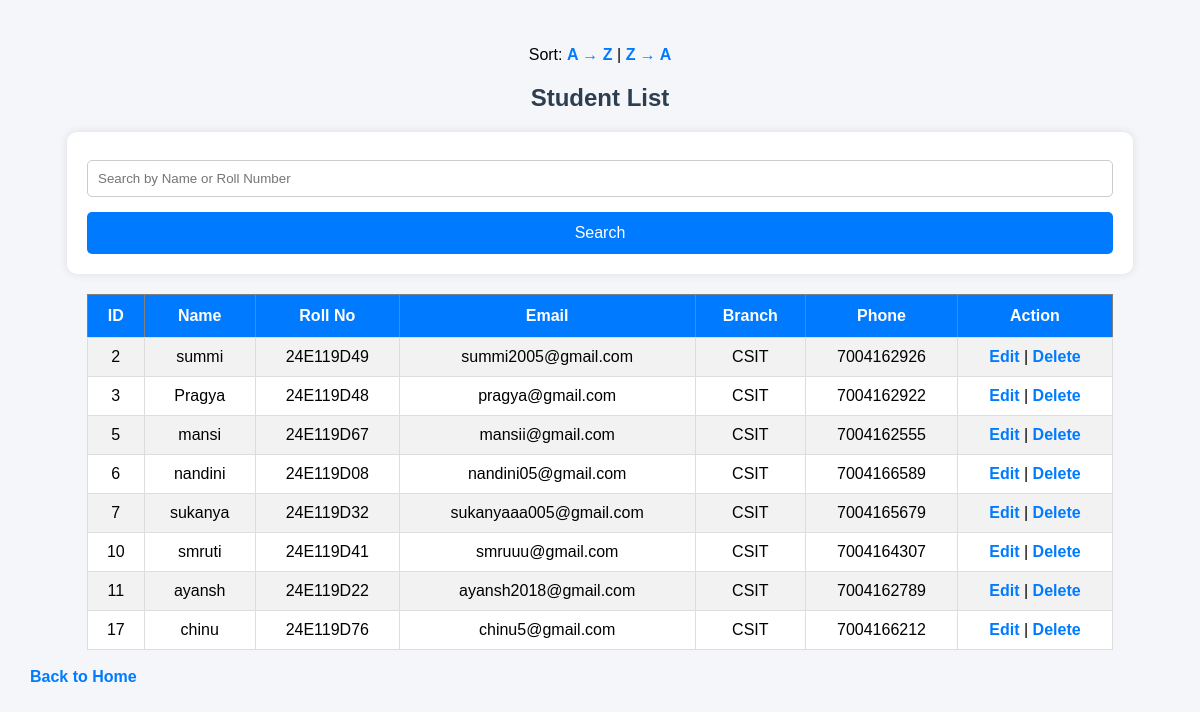
The app's page /view_students.php with its own data.
### tables this page shows
CREATE TABLE `students` (
  `id` int(11) NOT NULL,
  `name` varchar(100) NOT NULL,
  `roll_no` varchar(20) NOT NULL,
  `email` varchar(100) NOT NULL,
  `branch` varchar(50) NOT NULL,
  `phone` varchar(15) NOT NULL,
  `created_at` timestamp NOT NULL DEFAULT current_timestamp()
);

### view_students.php (the view, shortened to what this page needs)
<?php
include 'db_connect.php';
$sort = "";
if (isset($_GET['search']) && $_GET['search'] != "") {
    $search = $_GET['search'];
    $sql = "SELECT * FROM students
            WHERE name LIKE '%$search%'
            OR roll_no LIKE '%$search%'"
            . $sort;
} else {
    $sql = "SELECT * FROM students" . $sort;
}
$result = mysqli_query($conn, $sql);
?>
<!DOCTYPE html>
<html>
<head>
    <link rel="stylesheet" href="style.css">
</head>
<body>
<p style="text-align:center;">
    Sort:
    <a href="view_students.php?sort=asc">A → Z</a> |
    <a href="view_students.php?sort=desc">Z → A</a>
</p>
<h2>Student List</h2>
<form method="GET" style="width:90%; margin:20px auto;">
    <input type="text" name="search" placeholder="Search by Name or Roll Number"
           value="<?php if(isset($_GET['search'])) echo $_GET['search']; ?>">
    <input type="submit" value="Search">
</form>
<table border="1" cellpadding="10">
    <tr>
        <th>ID</th>
        <th>Name</th>
        <th>Roll No</th>
        <th>Email</th>
        <th>Branch</th>
        <th>Phone</th>
        <th>Action</th>
    </tr>
<?php
while($row = mysqli_fetch_assoc($result)) {
    echo "<tr>";
    echo "<td>".$row['id']."</td>";
    echo "<td>".$row['name']."</td>";
    echo "<td>".$row['roll_no']."</td>";
    echo "<td>".$row['email']."</td>";
    echo "<td>".$row['branch']."</td>";
    echo "<td>".$row['phone']."</td>";
    echo "<td>
    <a href='edit_student.php?id=".$row['id']."'>Edit</a> |
    <a href='delete_student.php?id=".$row['id']."'>Delete</a>
    </td>";
    echo "</tr>";
}
?>
</table>
<br>
<a href="index.php">Back to Home</a>
</body>
</html>

### style.css (style rules this page uses)
body { font-family: Arial, sans-serif; background:#f4f6f9; margin:0; padding:30px; }
h1,h2 { text-align:center; color:#2c3e50; }
form { width:400px; margin:20px auto; background:white; padding:20px; border-radius:10px; box-shadow:0 0 10px rgba(0,0,0,0.1); }
input[type=text], input[type=email] { width:100%; padding:10px; margin:8px 0 15px; border:1px solid #ccc; border-radius:5px; box-sizing:border-box; }
input[type=submit] { width:100%; background:#007BFF; color:white; padding:12px; border:none; border-radius:5px; cursor:pointer; font-size:16px; }
table { width:90%; margin:auto; border-collapse:collapse; background:white; }
table th { background:#007BFF; color:white; padding:12px; }
table td { padding:10px; border:1px solid #ddd; text-align:center; }
table tr:nth-child(even) { background:#f2f2f2; }
a { text-decoration:none; color:#007BFF; font-weight:bold; }

### records on screen
students: id "2", name "summi", roll_no "24E119D49", email "summi2005@gmail.com", branch "CSIT", phone "7004162926"
students: id "3", name "Pragya", roll_no "24E119D48", email "pragya@gmail.com", branch "CSIT", phone "7004162922"
students: id "5", name "mansi", roll_no "24E119D67", email "mansii@gmail.com", branch "CSIT", phone "7004162555"
students: id "6", name "nandini", roll_no "24E119D08", email "nandini05@gmail.com", branch "CSIT", phone "7004166589"
students: id "7", name "sukanya", roll_no "24E119D32", email "sukanyaaa005@gmail.com", branch "CSIT", phone "7004165679"
students: id "10", name "smruti", roll_no "24E119D41", email "smruuu@gmail.com", branch "CSIT", phone "7004164307"
students: id "11", name "ayansh", roll_no "24E119D22", email "ayansh2018@gmail.com", branch "CSIT", phone "7004162789"
students: id "17", name "chinu", roll_no "24E119D76", email "chinu5@gmail.com", branch "CSIT", phone "7004166212"
